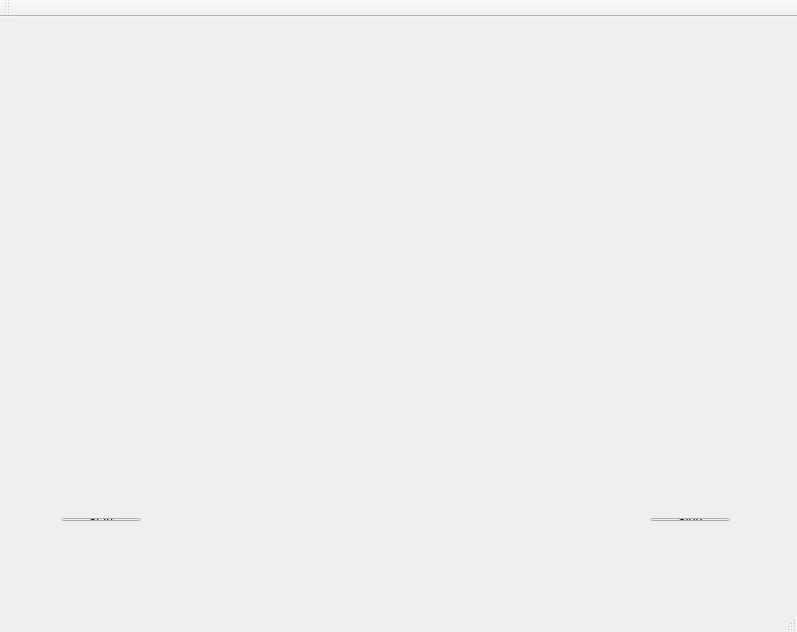
<?xml version="1.0" encoding="UTF-8"?>
<ui version="4.0">
 <class>MainWindow</class>
 <widget class="QMainWindow" name="MainWindow">
  <property name="geometry">
   <rect>
    <x>0</x>
    <y>0</y>
    <width>797</width>
    <height>632</height>
   </rect>
  </property>
  <property name="windowTitle">
   <string>MainWindow</string>
  </property>
  <widget class="QWidget" name="centralWidget">
   <widget class="QWidget" name="layoutWidget">
    <property name="geometry">
     <rect>
      <x>50</x>
      <y>490</y>
      <width>691</width>
      <height>25</height>
     </rect>
    </property>
    <layout class="QHBoxLayout" name="horizontalLayout">
     <item>
      <widget class="QPushButton" name="StartButton">
       <property name="text">
        <string>Start</string>
       </property>
      </widget>
     </item>
     <item>
      <spacer name="horizontalSpacer">
       <property name="orientation">
        <enum>Qt::Horizontal</enum>
       </property>
       <property name="sizeHint" stdset="0">
        <size>
         <width>40</width>
         <height>20</height>
        </size>
       </property>
      </spacer>
     </item>
     <item>
      <widget class="QPushButton" name="StopButton">
       <property name="text">
        <string>Stop</string>
       </property>
      </widget>
     </item>
    </layout>
   </widget>
   <widget class="QLabel" name="image_label">
    <property name="geometry">
     <rect>
      <x>90</x>
      <y>50</y>
      <width>561</width>
      <height>371</height>
     </rect>
    </property>
    <property name="text">
     <string/>
    </property>
   </widget>
  </widget>
  <widget class="QMenuBar" name="menuBar">
   <property name="geometry">
    <rect>
     <x>0</x>
     <y>0</y>
     <width>797</width>
     <height>23</height>
    </rect>
   </property>
  </widget>
  <widget class="QToolBar" name="mainToolBar">
   <attribute name="toolBarArea">
    <enum>TopToolBarArea</enum>
   </attribute>
   <attribute name="toolBarBreak">
    <bool>false</bool>
   </attribute>
  </widget>
  <widget class="QStatusBar" name="statusBar"/>
 </widget>
 <layoutdefault spacing="6" margin="11"/>
 <resources/>
 <connections/>
</ui>
